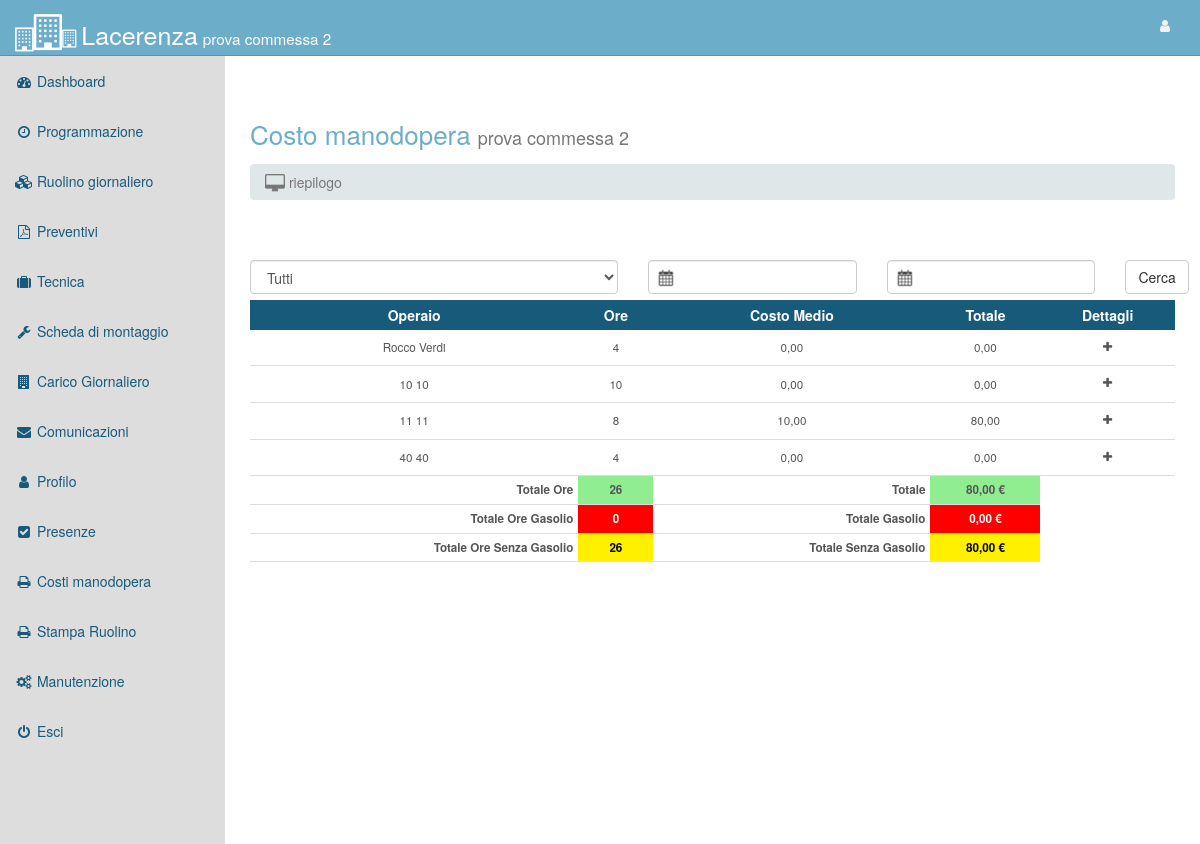
/costo_operai.php?id=4 (signed in), run on an earlier commit of the app's database.
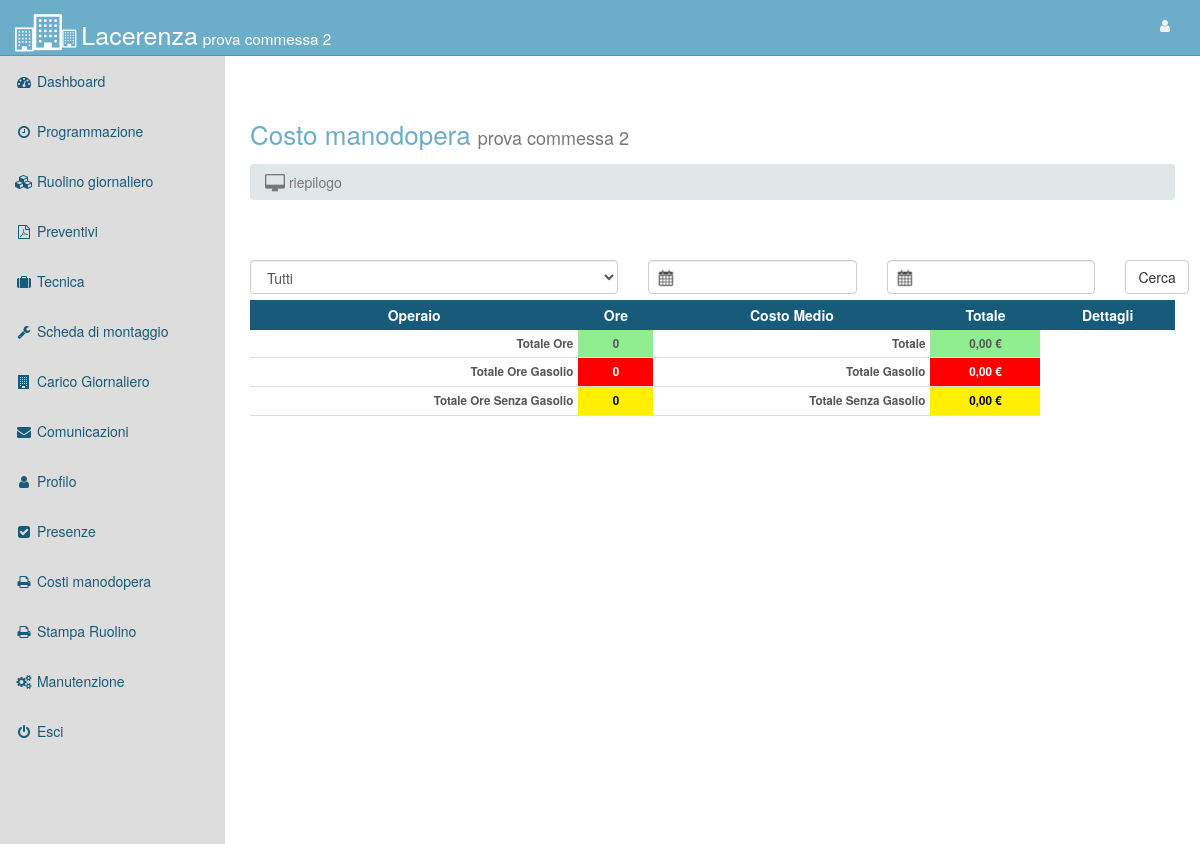
And on a later commit of the database.
### tables this page shows
CREATE TABLE `tb_commesse` (
  `id` INTEGER(11) NOT NULL AUTO_INCREMENT,
  `codice` VARCHAR(20) DEFAULT NULL,
  `descrizione` VARCHAR(256) DEFAULT NULL,
  `localita` VARCHAR(256) DEFAULT NULL,
  `data_inizio` DATE DEFAULT '0000-00-00',
  `data_fine` DATE DEFAULT '0000-00-00',
  `status` TINYINT(1) DEFAULT NULL,
  `annotazioni` VARCHAR(256) DEFAULT NULL,
  `cantiere` VARCHAR(256) DEFAULT NULL,
  `importo` VARCHAR(20) DEFAULT NULL,
  `tipologia_lavori` VARCHAR(256) DEFAULT NULL,
  `referente` VARCHAR(256) DEFAULT NULL,
  `telefono` VARCHAR(20) DEFAULT NULL,
  `fax` VARCHAR(20) DEFAULT NULL,
  `cellulare` VARCHAR(20) DEFAULT NULL,
  `utente` VARCHAR(256) DEFAULT NULL,
  `campo1` CHAR(5) DEFAULT NULL,
  `campo2` CHAR(5) DEFAULT NULL,
  `campo3` CHAR(5) DEFAULT NULL,
  `campo4` CHAR(5) DEFAULT NULL,
  `campo5` CHAR(5) DEFAULT NULL,
  `email` VARCHAR(256) DEFAULT NULL,
  `indirizzo_referente` VARCHAR(256) DEFAULT NULL,
  `pi` VARCHAR(256) DEFAULT NULL,
  `pec` VARCHAR(256) DEFAULT NULL,
  PRIMARY KEY USING BTREE (`id`)
);

CREATE TABLE `tb_dipendenti` (
  `id` INTEGER(11) NOT NULL AUTO_INCREMENT,
  `nome` VARCHAR(100) DEFAULT NULL,
  `cognome` VARCHAR(100) DEFAULT NULL,
  `attivo` VARCHAR(256) DEFAULT 'ATTIVO',
  PRIMARY KEY USING BTREE (`id`)
);

### databases/db_function.php (called while the page is built, shortened)
<?php
function EseguiQuery ($query, $tipo ='sp', $nomeDB = "my_lacerenza")
	{
		$serverDB = "localhost";
		$usernameDB = "root";
		$passwordDB = "root";
		$mysqli = new mysqli($serverDB, $usernameDB, $passwordDB, $nomeDB);
		switch ($tipo) {
			case 'selezione':
				$RecordsetRisultati = $mysqli->query($query);
				return $RecordsetRisultati;
				break;
		}
	}
?>

### classi/class.Commesse.php (called while the page is built, shortened)
<?php
class Commesse
{
   public function caricaCommesseById($id)
   {
	  $query_commesse = "SELECT * FROM tb_commesse WHERE id=$id;";
	  $e_query_commesse = EseguiQuery($query_commesse,"selezione");
      return $e_query_commesse;
   }
}
?>

### classi/class.Dipendenti.php (called while the page is built, shortened)
<?php
class Dipendenti
{
    public function caricaDipendentiRuolinoAllCosti()
    {
        $query_utenti = "SELECT * FROM tb_dipendenti;";
        $e_query_utenti = EseguiQuery($query_utenti,"selezione");
        return $e_query_utenti;
    }
}
?>

### classi/class.Presenze.php (called while the page is built, shortened)
<?php
class Presenze
{
    public function oreLavoroCommessa($id_commessa)
{
    $query_fatture = "SELECT * FROM tb_ruolino WHERE id_commessa='$id_commessa' ORDER BY data;";
    $e_query_fatture = EseguiQuery($query_fatture,"selezione");
    return $e_query_fatture;
}
}
?>

### classi/class.Costi.php (called while the page is built, shortened)
<?php
class Costi
{
   public function costoAttualeNuovo($id_dipendente, $oggi)
   {
      $query_utenti = "SELECT * FROM tb_costi WHERE id_dipendente = $id_dipendente AND data_inizio <= '$oggi' AND data_fine >= '$oggi' AND (id_commessa IS NULL  OR id_commessa = '-1');";
      $e_query_utenti = EseguiQuery($query_utenti,"selezione");
      if($e_query_utenti->num_rows > 0){
         $row = $e_query_utenti->fetch_array();
         $val=$row['costo'];
      } else {
         $query_utenti = "SELECT * FROM tb_costi WHERE id_dipendente = $id_dipendente AND mese LIKE 'ANNUALE' AND (id_commessa IS NULL OR id_commessa = '-1');";
         $e_query_utenti = EseguiQuery($query_utenti,"selezione");
         if($e_query_utenti->num_rows > 0){
            $row = $e_query_utenti->fetch_array();
            $val=$row['costo'];
         }else{
            $val = 0;
         }
      }
      return $val;
   }
}
?>

### costo_operai.php (the view, shortened to what the rows shown need)
<?php
include("header.php");
$id_commessa = $_GET['id'];
require_once ("classi/class.Dipendenti.php");
require_once ("classi/class.Presenze.php");
require_once ("classi/class.Commesse.php");
require_once ("classi/class.Costi.php");
include ("databases/db_function.php");
$da_data = isset($_GET['da_data']) ? $_GET['da_data'] : "";
$a_data = isset($_GET['a_data']) ? $_GET['a_data'] : "";
$tl = isset($_GET['tl']) ? $_GET['tl'] : "";
$c = new Commesse();
$e_query_c = $c->caricaCommesseById($id_commessa);
$row_c = $e_query_c->fetch_array();
$ruolino = new Dipendenti();
$e_query_ruolino = $ruolino -> caricaDipendentiRuolinoAllCosti();
?>
<div id="page-wrapper">
    <div class="container-fluid">
        <div class="row">
            <div class="col-lg-12">
                <div class="page-title">
                    <h1>Costo manodopera <small> <?=$row_c['descrizione']?>
                        </small>  </h1>
                </div>
            </div>
        </div>
        <section id="no-more-tables">
                        <div style="width:100%; ">
                            <table class="table-stripeda table-condensed cf" style="width:100%;">
                                <thead class="cf">
                                <tr>
                                    <th style="text-align:center;">Operaio</th>
                                    <th style="text-align:center">Ore </th>
                                    <th style="text-align:center">Costo Medio</th>
                                    <th style="text-align:center">Totale </th>
                                    <th style="text-align:center">Dettagli </th>
                                </tr>
                                </thead>
                                <tbody>
                                <?
                                while($row = $e_query_ruolino->fetch_array()){
                                    $presenza = new Presenze();
                                    if($da_data == ""){
                                        if($tl == ""){
                                            $e_totale = $presenza->oreLavoroCommessa($id_commessa);
                                        } else {
                                            $e_totale = $presenza->oreLavoroCommessaTl($id_commessa, $tl);
                                        }
                                    } else {
                                        if($tl == ""){
                                            $e_totale = $presenza->oreLavoroCommessaData($id_commessa, $da_data, $a_data);
                                        } else {
                                            $e_totale = $presenza->oreLavoroCommessaDataTl($id_commessa, $da_data, $a_data, $tl);
                                        }
                                    }
                                    $tot_per_mese = 0;
                                    $tot_costo = 0;
                                    $costo = new Costi();
                                    $costo_orario_medio_totale = 0;
                                    $numero_giorni = 0;
                                    while($row_totale = $e_totale->fetch_array()){
                                        $dipendenti_oggi = explode(",", $row_totale['id_dipendenti']);
                                        for($l=0; $l<count($dipendenti_oggi); $l++){
                                            if($row['id'] == intval($dipendenti_oggi[$l])){
                                                $tot_per_mese += $row_totale['ore'];
                                                $costo_esploso = explode("-", $row_totale['data']);
                                                $costo_paretnza = $costo_esploso[0]."-".$costo_esploso[1]."-1";
                                                $costo_h = $costo->costoAttualeCommessa($row['id'], $costo_paretnza, $id_commessa);
                                                if($costo_h == 0){
                                                    $costo_h = $costo->costoAttualeNuovo($row['id'], $costo_paretnza);
                                                }
                                                $costo_tmp = $costo_h * $row_totale['ore'];
                                                $tot_costo += $costo_tmp;
                                                $costo_orario_medio_totale += $costo_h;
                                                $numero_giorni += 1;
                                            }
                                        }
                                    }
                                    $class_name = str_replace(" ", "_", $row['nome'].$row['cognome']);
                                    $class_name = str_replace(".", "_", $class_name);
                                    $class_name = str_replace("%", "", $class_name);
                                    $class_name = str_replace("&#39;", "", $class_name);
                                    ?>
                                    <? if($tot_per_mese > 0){
                                        ?>
                                        <tr>
                                            <td data-title="Operaio" style="text-align:center;"><?=$row['nome'] ?> <?=$row['cognome'] ?>
                                            </td>
                                            <td data-title="Ore" style="text-align:center;"><?=$tot_per_mese?></td>
                                            <td data-title="Costo medio" style="text-align:center;"><?=number_format($costo_orario_medio_totale/$numero_giorni, 2, ',', '.');?></td>
                                            <td data-title="Totale" style="text-align:center;"><?=number_format($tot_costo, 2, ',', '.');?></td>
                                            <td data-title="Dettagli"><i valore="mostra" id="<?=$class_name?>" class="btn fa fa-plus show"></i></td>
                                        </tr>
                                    <? } ?>
                                <? } ?>
                                </tbody>
                            </table>
                        </div>
        </section>
    </div>
</div>
</div>
</body>
</html>

What changed in the data, as far as the page shows it:
no longer on this page (row unchanged): tb_dipendenti: nome "Rocco", cognome "Verdi", tot_per_mese "4", numero_giorni "0,00", tot_costo "0,00"
removed tb_dipendenti: nome "10", cognome "10", tot_per_mese "10", numero_giorni "0,00", tot_costo "0,00"
removed tb_dipendenti: nome "11", cognome "11", tot_per_mese "8", numero_giorni "10,00", tot_costo "80,00"
removed tb_dipendenti: nome "40", cognome "40", tot_per_mese "4", numero_giorni "0,00", tot_costo "0,00"
Also different on the page:
$totale_ore_operai_finale: "26" → "0"
$totale_operai_finale: "80,00" → "0,00"
$totale_ore_operai_finale-$totale_ore_benzina: "26" → "0"
$totale_operai_finale-$totale_benzina: "80,00" → "0,00"
